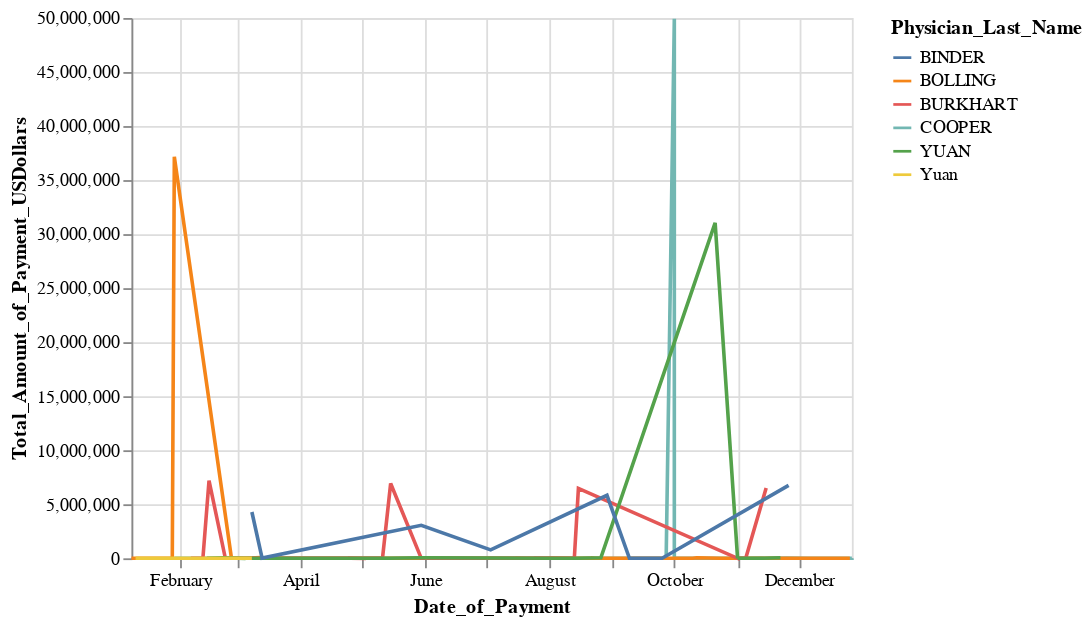

The cell this chart's notebook holds for it:
### Code cell
input_dropdown = alt.binding_select(options=['COOPER', 'BOLLING', 'YUAN', 'BURKHART', 'BINDER'], name='Physician')
selection = alt.selection_single(fields=['Physician_Last_Name'], bind=input_dropdown)

alt.Chart(top200_payments_breakdown_pddf).mark_line().encode(
    x=alt.X('Date_of_Payment:T'),
    y=alt.Y("Total_Amount_of_Payment_USDollars:Q"),
    color="Physician_Last_Name:N"
).add_selection(
    selection
).transform_filter(
    selection
)

### Figure 1 — Vega-Lite specification as saved in the notebook (floating-point values rounded to 4 significant figures; data arrays with more than 128 entries replaced by an {"elided": "..."} marker saying what was removed)
{"config": {"view": {"continuousWidth": 400, "continuousHeight": 300}}, "data": {"name": "data-76a9dc7ebecb1c2d5896885e3a14799c"}, "mark": "line", "encoding": {"color": {"type": "nominal", "field": "Physician_Last_Name"}, "x": {"type": "temporal", "field": "Date_of_Payment"}, "y": {"type": "quantitative", "field": "Total_Amount_of_Payment_USDollars"}}, "selection": {"selector032": {"type": "single", "fields": ["Physician_Last_Name"], "bind": {"input": "select", "options": ["COOPER", "BOLLING", "YUAN", "BURKHART", "BINDER"], "name": "Physician"}}}, "transform": [{"filter": {"selection": "selector032"}}], "$schema": "https://vega.github.io/schema/vega-lite/v4.8.1.json", "datasets": {"data-76a9dc7ebecb1c2d5896885e3a14799c": {"elided": "268 records"}}}
